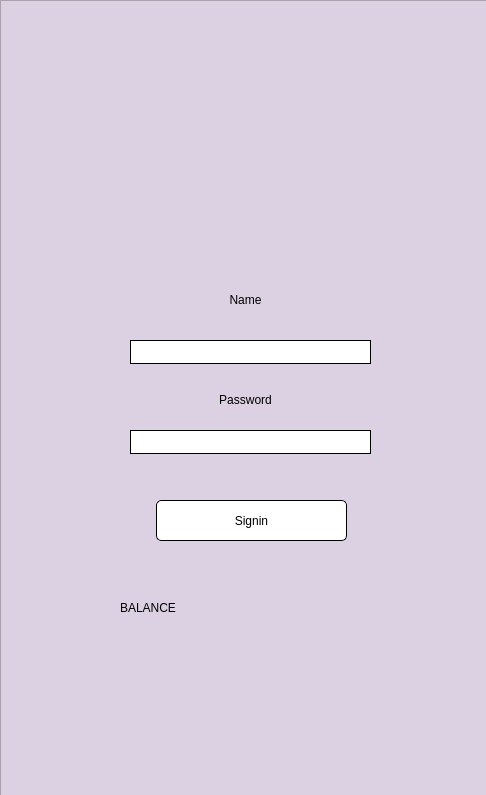
<?xml version="1.0" encoding="UTF-8"?>
<ui version="4.0">
 <class>SignIn</class>
 <widget class="QMainWindow" name="SignIn">
  <property name="geometry">
   <rect>
    <x>0</x>
    <y>0</y>
    <width>486</width>
    <height>795</height>
   </rect>
  </property>
  <property name="windowTitle">
   <string>Signin</string>
  </property>
  <widget class="QWidget" name="centralwidget">
   <widget class="QFrame" name="frame">
    <property name="geometry">
     <rect>
      <x>0</x>
      <y>0</y>
      <width>541</width>
      <height>801</height>
     </rect>
    </property>
    <property name="styleSheet">
     <string notr="true">background-color:rgb(219, 209, 226);</string>
    </property>
    <property name="frameShape">
     <enum>QFrame::StyledPanel</enum>
    </property>
    <property name="frameShadow">
     <enum>QFrame::Raised</enum>
    </property>
    <widget class="QLabel" name="message_label">
     <property name="geometry">
      <rect>
       <x>130</x>
       <y>470</y>
       <width>241</width>
       <height>20</height>
      </rect>
     </property>
     <property name="styleSheet">
      <string notr="true">font: 700 15pt &quot;Helvica&quot;;
color:black;
</string>
     </property>
     <property name="text">
      <string/>
     </property>
     <property name="alignment">
      <set>Qt::AlignCenter</set>
     </property>
    </widget>
    <widget class="QLineEdit" name="username">
     <property name="geometry">
      <rect>
       <x>130</x>
       <y>340</y>
       <width>241</width>
       <height>24</height>
      </rect>
     </property>
     <property name="styleSheet">
      <string notr="true">font:15pt &quot;helvica&quot;;
background-color: white;
border:1px solid black;
</string>
     </property>
    </widget>
    <widget class="QLabel" name="Passwordlabel">
     <property name="geometry">
      <rect>
       <x>180</x>
       <y>390</y>
       <width>131</width>
       <height>20</height>
      </rect>
     </property>
     <property name="styleSheet">
      <string notr="true">font: 700 17pt &quot;helvica&quot;;
color:black;</string>
     </property>
     <property name="text">
      <string>Password</string>
     </property>
     <property name="alignment">
      <set>Qt::AlignCenter</set>
     </property>
    </widget>
    <widget class="QLineEdit" name="password">
     <property name="geometry">
      <rect>
       <x>130</x>
       <y>430</y>
       <width>241</width>
       <height>24</height>
      </rect>
     </property>
     <property name="styleSheet">
      <string notr="true">font:15pt &quot;helvica&quot;;
background-color: white;
border:1px solid black;</string>
     </property>
    </widget>
    <widget class="QLabel" name="Namelabel">
     <property name="geometry">
      <rect>
       <x>190</x>
       <y>290</y>
       <width>111</width>
       <height>20</height>
      </rect>
     </property>
     <property name="styleSheet">
      <string notr="true">font: 700 17pt &quot;helvica&quot;;
color:black;</string>
     </property>
     <property name="text">
      <string>Name</string>
     </property>
     <property name="alignment">
      <set>Qt::AlignCenter</set>
     </property>
    </widget>
    <widget class="QLabel" name="Balancelabel">
     <property name="geometry">
      <rect>
       <x>120</x>
       <y>600</y>
       <width>101</width>
       <height>16</height>
      </rect>
     </property>
     <property name="styleSheet">
      <string notr="true">font: 700 16pt &quot;Helvica&quot;;
color:black;
</string>
     </property>
     <property name="text">
      <string>BALANCE</string>
     </property>
    </widget>
    <widget class="QLabel" name="balance_label">
     <property name="geometry">
      <rect>
       <x>220</x>
       <y>600</y>
       <width>151</width>
       <height>16</height>
      </rect>
     </property>
     <property name="styleSheet">
      <string notr="true">font: 700 16pt &quot;Helvica&quot;;
color:black;
</string>
     </property>
     <property name="text">
      <string/>
     </property>
     <property name="alignment">
      <set>Qt::AlignRight|Qt::AlignTrailing|Qt::AlignVCenter</set>
     </property>
    </widget>
    <widget class="QPushButton" name="SigninButton">
     <property name="geometry">
      <rect>
       <x>156</x>
       <y>500</y>
       <width>191</width>
       <height>41</height>
      </rect>
     </property>
     <property name="cursor">
      <cursorShape>ClosedHandCursor</cursorShape>
     </property>
     <property name="styleSheet">
      <string notr="true">color:black;
border-radius:5px;
font: 700 14pt &quot;helvica&quot;;
background-color:white;
border:1px solid black;</string>
     </property>
     <property name="text">
      <string>Signin</string>
     </property>
     <property name="default">
      <bool>false</bool>
     </property>
    </widget>
    <widget class="QLabel" name="icon">
     <property name="geometry">
      <rect>
       <x>210</x>
       <y>150</y>
       <width>81</width>
       <height>81</height>
      </rect>
     </property>
     <property name="styleSheet">
      <string notr="true"/>
     </property>
     <property name="text">
      <string/>
     </property>
    </widget>
    <zorder>message_label</zorder>
    <zorder>username</zorder>
    <zorder>Passwordlabel</zorder>
    <zorder>password</zorder>
    <zorder>Namelabel</zorder>
    <zorder>Balancelabel</zorder>
    <zorder>SigninButton</zorder>
    <zorder>icon</zorder>
    <zorder>balance_label</zorder>
   </widget>
  </widget>
 </widget>
 <resources/>
 <connections/>
</ui>
